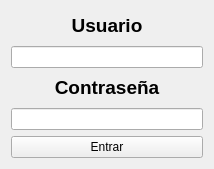
<?xml version="1.0" encoding="UTF-8"?>
<ui version="4.0">
 <class>Login</class>
 <widget class="QMainWindow" name="Login">
  <property name="geometry">
   <rect>
    <x>0</x>
    <y>0</y>
    <width>214</width>
    <height>169</height>
   </rect>
  </property>
  <property name="minimumSize">
   <size>
    <width>214</width>
    <height>169</height>
   </size>
  </property>
  <property name="maximumSize">
   <size>
    <width>214</width>
    <height>169</height>
   </size>
  </property>
  <property name="contextMenuPolicy">
   <enum>Qt::DefaultContextMenu</enum>
  </property>
  <property name="windowTitle">
   <string>ChatOsO - Login</string>
  </property>
  <widget class="QWidget" name="centralWidget">
   <layout class="QVBoxLayout" name="verticalLayout_2">
    <item>
     <layout class="QVBoxLayout" name="verticalLayout">
      <property name="sizeConstraint">
       <enum>QLayout::SetFixedSize</enum>
      </property>
      <item>
       <widget class="QLabel" name="labelUsername">
        <property name="text">
         <string>&lt;html&gt;&lt;head/&gt;&lt;body&gt;&lt;p align=&quot;center&quot;&gt;&lt;span style=&quot; font-size:14pt; font-weight:600;&quot;&gt;Usuario&lt;/span&gt;&lt;/p&gt;&lt;/body&gt;&lt;/html&gt;</string>
        </property>
       </widget>
      </item>
      <item>
       <widget class="QLineEdit" name="lineEditUsername"/>
      </item>
      <item>
       <widget class="QLabel" name="labelPassword">
        <property name="text">
         <string>&lt;html&gt;&lt;head/&gt;&lt;body&gt;&lt;p align=&quot;center&quot;&gt;&lt;span style=&quot; font-size:14pt; font-weight:600;&quot;&gt;Contraseña&lt;/span&gt;&lt;/p&gt;&lt;/body&gt;&lt;/html&gt;</string>
        </property>
       </widget>
      </item>
      <item>
       <widget class="QLineEdit" name="lineEditPassword">
        <property name="contextMenuPolicy">
         <enum>Qt::DefaultContextMenu</enum>
        </property>
        <property name="echoMode">
         <enum>QLineEdit::Password</enum>
        </property>
       </widget>
      </item>
      <item>
       <widget class="QPushButton" name="pushButtonEntrar">
        <property name="text">
         <string>Entrar</string>
        </property>
       </widget>
      </item>
     </layout>
    </item>
   </layout>
  </widget>
 </widget>
 <layoutdefault spacing="6" margin="11"/>
 <resources/>
 <connections/>
</ui>
